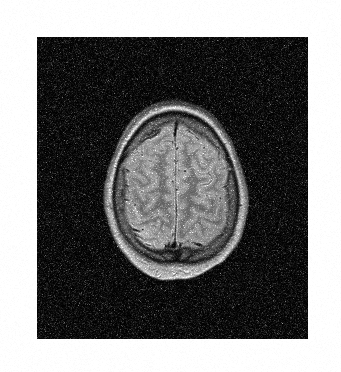
#> input picture Morphological Operations/MRI_Noisy.png, 341 x 372 px
$ jupyter execute problem3.ipynb
#> lines starting #> are read from the running program, lines starting #| are printed output that depends on the picture
[cell 1]
import numpy as np
import matplotlib.pyplot as plt
import cv2
import math

[cell 2]
def show(img,vmin=0,vmax=255,vmset=False):
    plt.figure(figsize=(7,7))
    if vmset:
        plt.imshow(img,cmap="gray")
    else:
        plt.imshow(img,cmap="gray",vmin=vmin,vmax=vmax)
    plt.show()

# Part 1:
reading MRI_Noisy.png:

[cell 3]
mri_noisy=cv2.imread("MRI_Noisy.png",cv2.IMREAD_GRAYSCALE)
#> mri_noisy is the input picture: shape (372, 341); min 0, max 255, mean 117.3
mri_noisy.dtype,mri_noisy.shape

[cell 4]
show(mri_noisy)

# Part 2:

[cell 5]
hashie_navar=mri_noisy.copy()
hashie_navar=hashie_navar[:30,:]
show(hashie_navar)

[cell 6]
bins=[]
for i in range(250,256):
    bins.append(i)

[cell 7]
plt.hist(hashie_navar.ravel(),bins=bins,density=True)
plt.show()
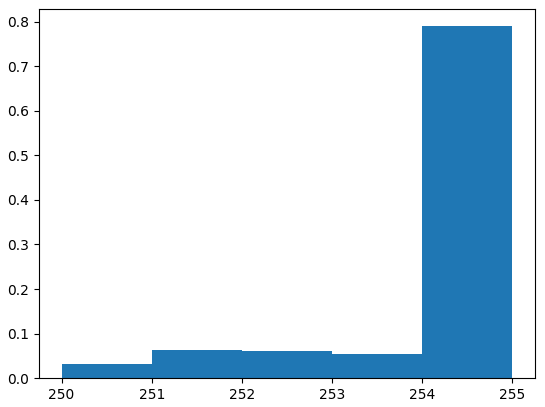
#> figure drawn by matplotlib, 1 panel; tallest bar 0.79 high, from x = 254 to 255

# Part 3:

[cell 8]
black_navar=mri_noisy.copy()
black_navar=black_navar[50:90,50:250]
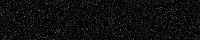
#> black_navar: shape (40, 200); min 0, max 139, mean 14.8
show(black_navar)

[cell 9]
bins2=[]
for i in range(0,100):
    bins2.append(i)

[cell 10]
plt.hist(black_navar.ravel(),bins=bins2,density=True)
plt.show()
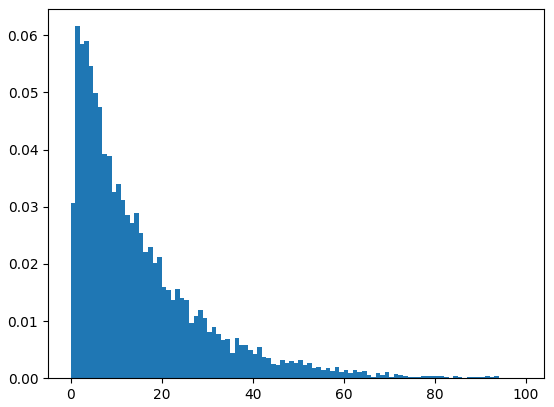
#> figure drawn by matplotlib, 1 panel; tallest bar 0.0616 high, from x = 1 to 2

همانطور که در نمودار بالا می بینیم توزیع نویز

erlang(gamma)
یا شاید
exponential

می باشد

# Part 4:

[cell 11]
dental_noisy=cv2.imread("DentalXray_Noisy.png",cv2.IMREAD_GRAYSCALE)
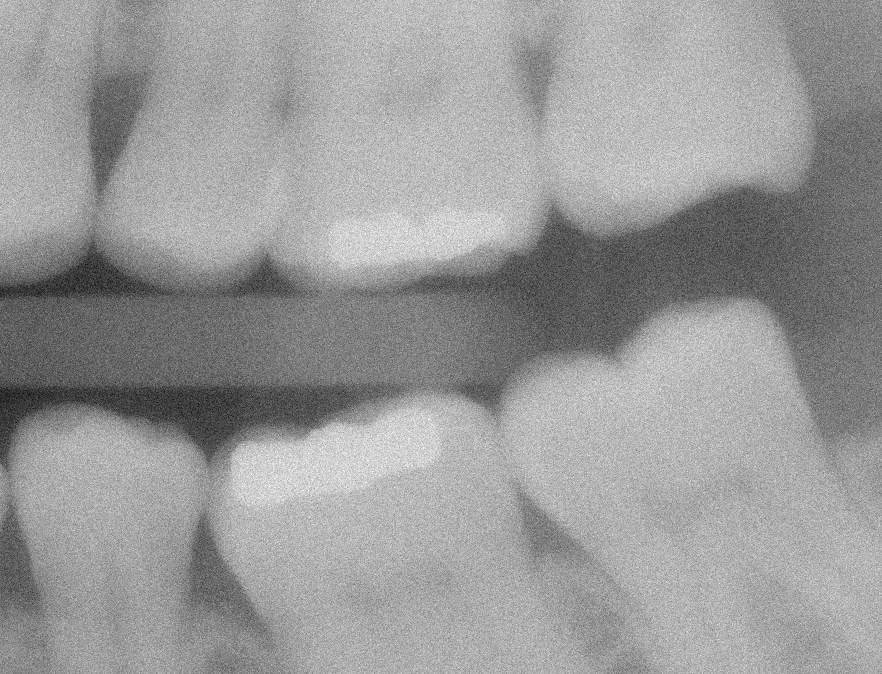
#> input picture Morphological Operations/DentalXray_Noisy.png, 882 x 674 px
#> dental_noisy is the input picture: shape (674, 882); min 0, max 254, mean 153.8
dental_noisy.dtype,dental_noisy.shape

[cell 12]
show(dental_noisy)

[cell 13]
bins3=[]
for i in range(0,255):
    bins3.append(i)

[cell 14]
plt.hist(dental_noisy.ravel(),bins=bins3,density=True)
plt.show()
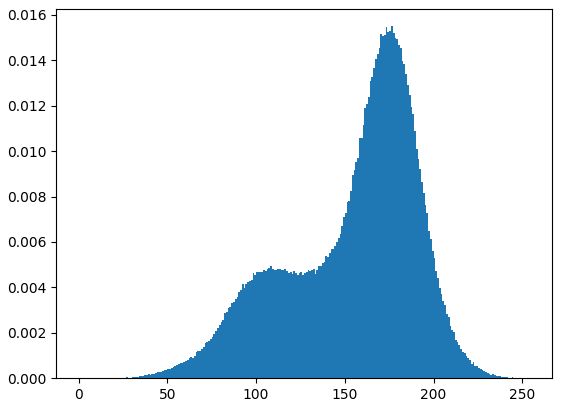
#> figure drawn by matplotlib, 1 panel; tallest bar 0.0155 high, from x = 176 to 177

# Part 5:

First we should caclculate Noise variance (with eq 3-26 in gonzalez page 151):

[cell 15]
hist_list=[]
for i in range(0,256):
    hist_list.append(0)
for i in range(dental_noisy.shape[0]):
    for j in range(dental_noisy.shape[1]):
        hist_list[dental_noisy[i][j]]+=1
total_sum=sum(hist_list)
#> total_sum = 594468
for i in range(len(hist_list)):
    hist_list[i]/=total_sum

[cell 16]
m=0
for i in range(0,256):
    m+=i*hist_list[i]
#> after the loop, m = 153.8

[cell 17]
noise_variance=0
for i in range(0,256):
    noise_variance+=((i-m)**2)*hist_list[i]
#> after the loop, noise_variance = 1353.2

now we can apply the adaptive local noise reduction 7x7 filter:

[cell 18]
dental_noisy=dental_noisy.astype(np.float64)
denoised_dental_with_adaptive_local=dental_noisy.copy()

[cell 19]
from tqdm import tqdm

[cell 20]
for i in tqdm(range(dental_noisy.shape[0])):
    for j in range(dental_noisy.shape[1]):
        local_variance=0
        mean_local=0
        for m in range(-3,4):
            for n in range(-3,4):
                try:
                    tmp=dental_noisy[i+m][j+n]
                    mean_local+=tmp
                except:
                    mean_local+=0
        mean_local/=49
        for m in range(-3,4):
            for n in range(-3,4):
                try:
                    tmp=dental_noisy[i+m][j+n]-mean_local
                    local_variance+=tmp**2
                except:
                    local_variance+=(0-mean_local)**2
        local_variance/=49
        denoised_dental_with_adaptive_local[i][j]=dental_noisy[i][j]-(dental_noisy[i][j]-mean_local)*(noise_variance/local_variance)
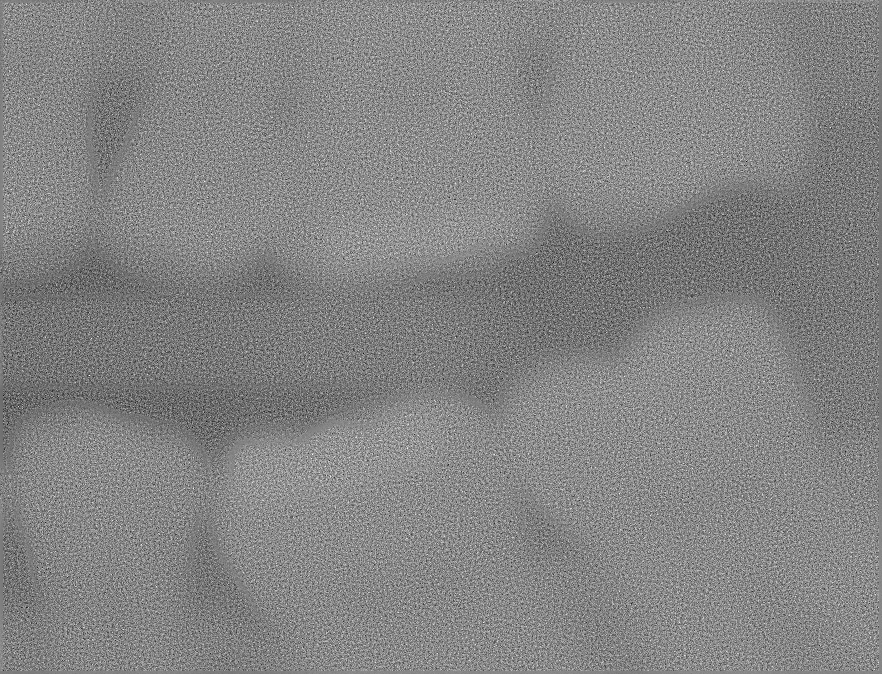
#> denoised_dental_with_adaptive_local: shape (674, 882) float64; min -340.5, max 611.3, mean 153.7; drawn with min black and max white

[cell 21]
show(dental_noisy)

[cell 22]
show(denoised_dental_with_adaptive_local,vmset=True)

# Part 6:

[cell 23]
averaging_filtered_dental=cv2.blur(dental_noisy,(7,7))
